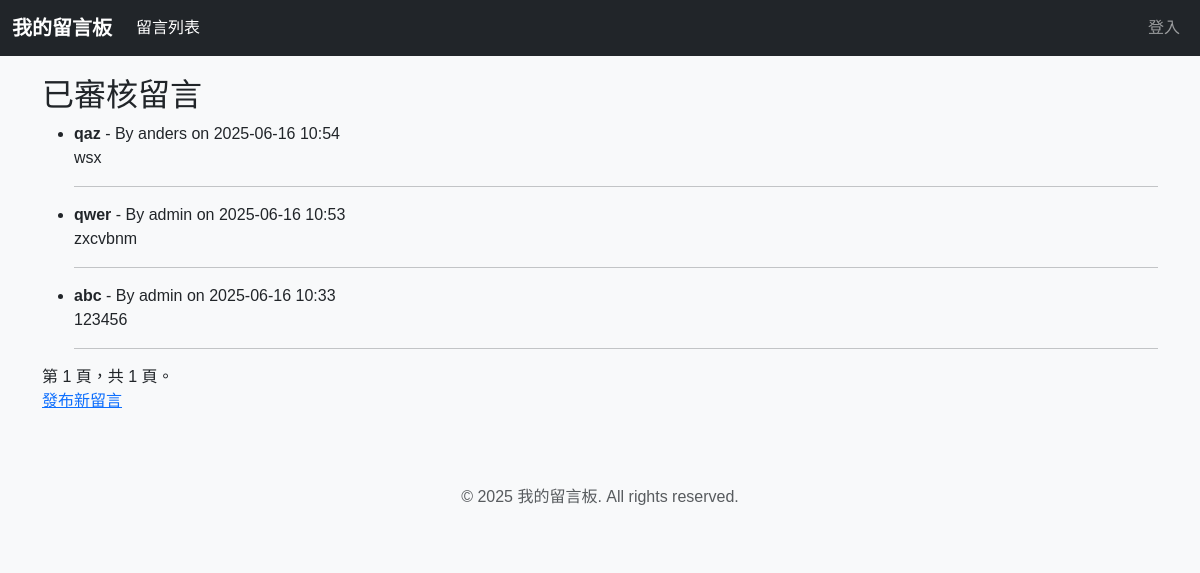
The page / on the database its author committed.
### board/models.py (models this page shows, shortened)
class Message(models.Model):
    author = models.ForeignKey(User, on_delete=models.CASCADE, verbose_name="留言者")
    subject = models.CharField(max_length=200, verbose_name="主題")
    content = models.TextField(verbose_name="留言内容")
    created_at = models.DateTimeField(auto_now_add=True, verbose_name="留言時間")
    is_approved = models.BooleanField(default=False, verbose_name="是否通過審核")
    notified = models.BooleanField(default=False, verbose_name="已通知留言者") # 用於郵件通知
    class Meta:
        ordering = ['-created_at'] # 按時間倒序排列
        verbose_name = "留言"
        verbose_name_plural = "留言"

### board/views.py (the view)
# urls.py: path('', views.message_list, name='message_list'), # 留言列表頁
def message_list(request):
    approved_messages = Message.objects.filter(is_approved=True)
    paginator = Paginator(approved_messages, 10) # 每頁10條
    page_number = request.GET.get('page')
    page_obj = paginator.get_page(page_number)
    return render(request, 'board/message_list.html', {'page_obj': page_obj})

### board/templates/board/message_list.html (shortened to what this page needs)
{% extends 'base.html' %}
{% block content %}
    <h2>已審核留言</h2>
    {% if page_obj %}
        <ul>
            {% for message in page_obj %}
                <li>
                    <strong>{{ message.subject }}</strong> - By {{ message.author.username }} on {{ message.created_at|date:"Y-m-d H:i" }}
                    <p>{{ message.content|linebreaksbr }}</p>
                </li>
                <hr>
            {% endfor %}
        </ul>
        <div class="pagination">
            <span class="step-links">
                <span class="current">
                    第 {{ page_obj.number }} 頁，共 {{ page_obj.paginator.num_pages }} 頁。
                </span>
            </span>
        </div>
    {% else %}
        <p>目前還没有已審核的留言。</p>
    {% endif %}
    <p><a href="{% url 'post_message' %}">發布新留言</a></p>
{% endblock %}

### board/templates/base.html (shortened to what this page needs)
<!DOCTYPE html>
<html lang="zh-Hant">
<head>
    <link href="https://cdn.jsdelivr.net/npm/bootstrap@5.3.3/dist/css/bootstrap.min.css" rel="stylesheet">
</head>
<body>
    <nav class="navbar navbar-expand-lg navbar-dark bg-dark">
        <div class="container-fluid">
            <a class="navbar-brand" href="{% url 'message_list' %}">我的留言板</a>
            <div class="collapse navbar-collapse" id="navbarNav">
                <ul class="navbar-nav me-auto mb-2 mb-lg-0">
                    <li class="nav-item">
                        <a class="nav-link active" aria-current="page" href="{% url 'message_list' %}">留言列表</a>
                    </li>
                </ul>
                <ul class="navbar-nav">
                    {% if user.is_authenticated %}
                        <li class="nav-item nav-link text-light">歡迎, <strong>{{ user.username }}</strong>！</li>
                        <li class="nav-item">
                            <form action="{% url 'logout' %}" method="post" class="d-inline">
                                {% csrf_token %}
                                <button type="submit" class="btn btn-link nav-link text-light">登出</button>
                            </form>
                        </li>
                    {% else %}
                        <li class="nav-item">
                            <a class="nav-link" href="{% url 'login' %}">登入</a>
                        </li>
                    {% endif %}
                </ul>
            </div>
        </div>
    </nav>
    <div class="container">
        {% block content %}{% endblock %}
    </div>
    <footer class="footer mt-auto py-3 bg-light">
        <div class="container text-center">
            <span class="text-muted">&copy; 2025 我的留言板. All rights reserved.</span>
        </div>
    </footer>
</body>
</html>

### board/templates/base.html (style rules this page uses)
body { font-family: 'Arial', sans-serif; background-color: #f8f9fa; }
.navbar-brand { font-weight: bold; }
.container { padding-top: 20px; padding-bottom: 20px; }

### rows shown on the page
Message: subject "qaz", author.username "anders", created_at "2025-06-16 10:54", content "wsx"
Message: subject "qwer", author.username "admin", created_at "2025-06-16 10:53", content "zxcvbnm"
Message: subject "abc", author.username "admin", created_at "2025-06-16 10:33", content "123456"

### other values the page prints
{{ page_obj.number }} "1"
{{ page_obj.paginator.num_pages }} "1"
